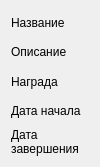
                 <widget class="QWidget" name="scrollAreaWidgetContents_3">
                  <property name="geometry">
                   <rect>
                    <x>0</x>
                    <y>0</y>
                    <width>100</width>
                    <height>167</height>
                   </rect>
                  </property>
                  <layout class="QGridLayout" name="gridLayout_17">
                   <item row="3" column="0">
                    <widget class="QLabel" name="date_start_selected_active_quest">
                     <property name="text">
                      <string>Дата начала</string>
                     </property>
                     <property name="wordWrap">
                      <bool>true</bool>
                     </property>
                    </widget>
                   </item>
                   <item row="0" column="0">
                    <widget class="QLabel" name="name_selected_active_quest">
                     <property name="font">
                      <font>
                       <family>Arial</family>
                      </font>
                     </property>
                     <property name="text">
                      <string>Название</string>
                     </property>
                     <property name="wordWrap">
                      <bool>true</bool>
                     </property>
                    </widget>
                   </item>
                   <item row="1" column="0">
                    <widget class="QLabel" name="description_selected_active_quest">
                     <property name="text">
                      <string>Описание</string>
                     </property>
                     <property name="wordWrap">
                      <bool>true</bool>
                     </property>
                    </widget>
                   </item>
                   <item row="4" column="0">
                    <widget class="QLabel" name="date_end_selected_active_quest">
                     <property name="text">
                      <string>Дата завершения</string>
                     </property>
                     <property name="wordWrap">
                      <bool>true</bool>
                     </property>
                    </widget>
                   </item>
                   <item row="2" column="0">
                    <widget class="QLabel" name="prize_selected_active_quest">
                     <property name="text">
                      <string>Награда</string>
                     </property>
                     <property name="wordWrap">
                      <bool>true</bool>
                     </property>
                    </widget>
                   </item>
                  </layout>
                 </widget>
